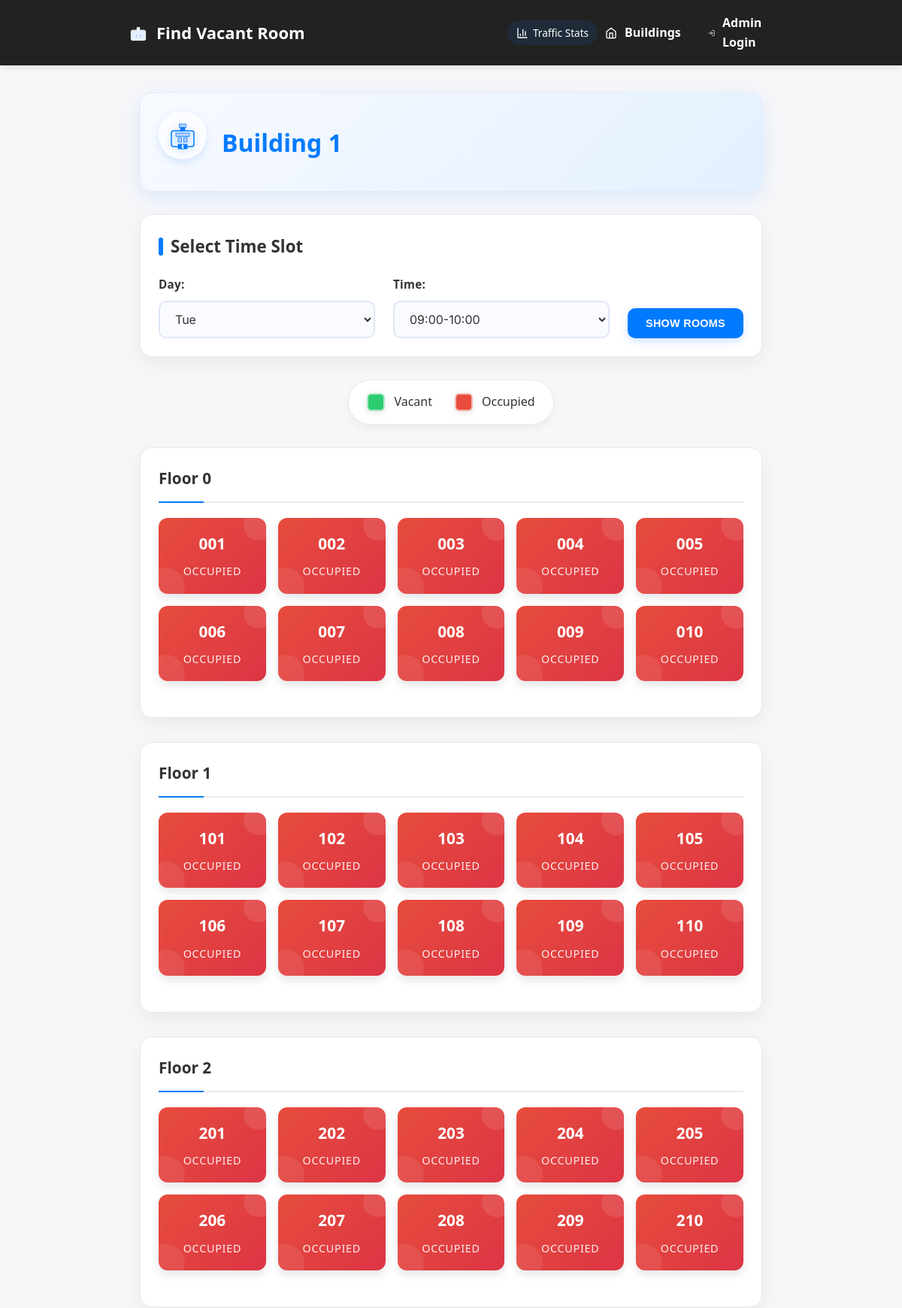
Page /building.php?building_id=1&day=Tue&slot=1 (upper part) on the committed database.
### tables this page shows
CREATE TABLE buildings (
    building_id INT AUTO_INCREMENT PRIMARY KEY,
    building_name VARCHAR(100) NOT NULL
);

CREATE TABLE schedules (
    schedule_id INT AUTO_INCREMENT PRIMARY KEY,
    room_id INT NOT NULL,
    day_of_week ENUM('Mon','Tue','Wed','Thu','Fri') NOT NULL,
    slot_id INT NOT NULL,  
    status ENUM('Vacant','Occupied') DEFAULT 'Occupied',
    FOREIGN KEY (room_id) REFERENCES rooms(room_id)
);

CREATE TABLE rooms (
    room_id INT AUTO_INCREMENT PRIMARY KEY,
    building_id INT NOT NULL,
    floor_no INT NOT NULL,
    room_number VARCHAR(10) NOT NULL,
    FOREIGN KEY (building_id) REFERENCES buildings(building_id)
);

### public/building.php (the view, shortened to what this page needs)
<?php
require_once __DIR__ . '/../config/db.php';
$building_id = (int) $_GET['building_id'];
$day = $_GET['day'] ?? 'Mon';
$slot = isset($_GET['slot']) ? (int)$_GET['slot'] : 1;
$valid_days = ['Mon', 'Tue', 'Wed', 'Thu', 'Fri'];
$slots = [
    1 => '09:00-10:00',
    2 => '10:00-11:00',
    3 => '11:00-12:00',
    4 => '12:00-13:00',
    5 => '13:00-14:00',
    6 => '14:00-15:00',
    7 => '15:00-16:00',
    8 => '16:00-17:00'
];
$stmt = $conn->prepare("SELECT building_name FROM buildings WHERE building_id = ?");
$stmt->execute([$building_id]);
$building = $stmt->fetch(PDO::FETCH_ASSOC);
$stmt = $conn->prepare("
    SELECT r.floor_no, r.room_number, s.status
    FROM rooms r
    JOIN schedules s ON r.room_id = s.room_id
    WHERE r.building_id = ? AND s.day_of_week = ? AND s.slot_id = ?
    ORDER BY r.floor_no, r.room_number
");
$stmt->execute([$building_id, $day, $slot]);
$rooms = $stmt->fetchAll(PDO::FETCH_ASSOC);
$floors = [];
foreach ($rooms as $room) {
    $floors[$room['floor_no']][] = $room;
}
require_once __DIR__ . '/../includes/header.php';
?>
<link rel="stylesheet" href="assets/css/building.css">
<div class="building-page">
    <div class="building-header">
        <div class="building-icon">
        </div>
        <h2><?= htmlspecialchars($building['building_name']) ?></h2>
    </div>
    <div class="filter-section">
        <h3>Select Time Slot</h3>
        <form method="get" class="filter-form">
            <div class="form-group">
                <label for="day-select">Day:</label>
                <select id="day-select" name="day" class="form-control">
                    <?php foreach ($valid_days as $d): ?>
                        <option value="<?= $d ?>" <?= $d === $day ? 'selected' : '' ?>><?= $d ?></option>
                    <?php endforeach; ?>
                </select>
            </div>
            <div class="form-group">
                <label for="slot-select">Time:</label>
                <select id="slot-select" name="slot" class="form-control">
                    <?php foreach ($slots as $id => $label): ?>
                        <option value="<?= $id ?>" <?= $id === $slot ? 'selected' : '' ?>><?= $label ?></option>
                    <?php endforeach; ?>
                </select>
            </div>
            <button type="submit" class="filter-button">Show Rooms</button>
        </form>
    </div>
    <div class="status-legend">
        <div class="legend-item">
            <div class="legend-color vacant"></div>
            <span>Vacant</span>
        </div>
        <div class="legend-item">
            <div class="legend-color occupied"></div>
            <span>Occupied</span>
        </div>
    </div>
    <div class="floors-container">
        <?php foreach ($floors as $floor_no => $floorRooms): ?>
            <div class="floor-section">
                <h3 class="floor-title">Floor <?= $floor_no ?></h3>
                <div class="rooms-grid">
                    <?php foreach ($floorRooms as $room): ?>
                        <div class="room-card <?= strtolower($room['status']) ?>">
                            <div class="room-number"><?= htmlspecialchars($room['room_number']) ?></div>
                            <div class="room-status"><?= $room['status'] ?></div>
                        </div>
                    <?php endforeach; ?>
                </div>
            </div>
        <?php endforeach; ?>
    </div>
</div>
<?php require_once __DIR__ . '/../includes/footer.php'; ?>

### public/assets/css/style.css (style rules this page uses)
:root { --primary-color: #007bff; --primary-dark: #0056b3; --primary-light: #b3d1ff; --primary-lighter: #e3f0ff; --success: #2ecc71; --success-dark: #27ae60; --danger: #e74c3c; --danger-dark: #c0392b; --text-color: #333; --text-light: #666; --background: #f7f7f9; --header-bg: #222; --header-text: #fff; --border-radius: 12px; --box-shadow: 0 4px 18px rgba(0,123,255,0.08); --box-shadow-hover: 0 8px 28px rgba(0,123,255,0.15); --transition: all 0.3s ease; }
* { box-sizing: border-box; margin: 0; padding: 0; }
body { font-family: 'Segoe UI', Arial, Helvetica, sans-serif; margin: 0; background: var(--background); color: var(--text-color); line-height: 1.6; }
.rooms-grid { display: grid; grid-template-columns: repeat(10, 1fr); gap: 16px; margin-bottom: 24px; }
.building-icon { margin-bottom: 18px; z-index: 1; }
.building-icon svg { filter: drop-shadow(0 2px 6px #b3d1ff88); }
@media (max-width: 1200px) { .rooms, .rooms-grid { grid-template-columns: repeat(6, 1fr); } }

### rows in the picture
buildings: building_name "Building 1"
schedules: room.room_number "001", status "OCCUPIED"
schedules: room.room_number "002", status "OCCUPIED"
schedules: room.room_number "003", status "OCCUPIED"
schedules: room.room_number "004", status "OCCUPIED"
schedules: room.room_number "005", status "OCCUPIED"
schedules: room.room_number "006", status "OCCUPIED"
schedules: room.room_number "007", status "OCCUPIED"
schedules: room.room_number "008", status "OCCUPIED"
schedules: room.room_number "009", status "OCCUPIED"
schedules: room.room_number "010", status "OCCUPIED"
schedules: room.room_number "101", status "OCCUPIED"
schedules: room.room_number "102", status "OCCUPIED"
schedules: room.room_number "103", status "OCCUPIED"
schedules: room.room_number "104", status "OCCUPIED"
schedules: room.room_number "105", status "OCCUPIED"
schedules: room.room_number "106", status "OCCUPIED"
schedules: room.room_number "107", status "OCCUPIED"
schedules: room.room_number "108", status "OCCUPIED"
schedules: room.room_number "109", status "OCCUPIED"
schedules: room.room_number "110", status "OCCUPIED"
schedules: room.room_number "201", status "OCCUPIED"
schedules: room.room_number "202", status "OCCUPIED"
schedules: room.room_number "203", status "OCCUPIED"
schedules: room.room_number "204", status "OCCUPIED"
schedules: room.room_number "205", status "OCCUPIED"
schedules: room.room_number "206", status "OCCUPIED"
schedules: room.room_number "207", status "OCCUPIED"
schedules: room.room_number "208", status "OCCUPIED"
schedules: room.room_number "209", status "OCCUPIED"
schedules: room.room_number "210", status "OCCUPIED"

### other values in the picture
$floor_no "0"
$floor_no "1"
$floor_no "2"
form field day "Tue"
form field slot "09:00-10:00"
